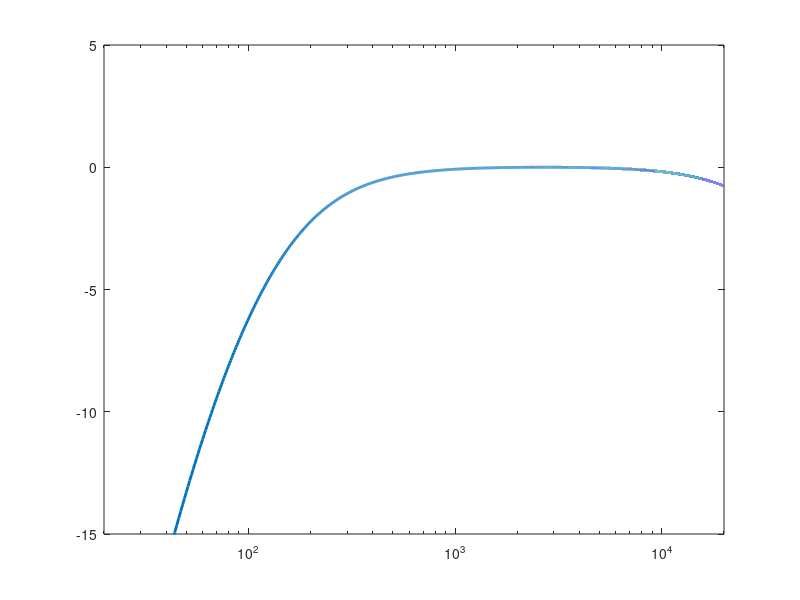
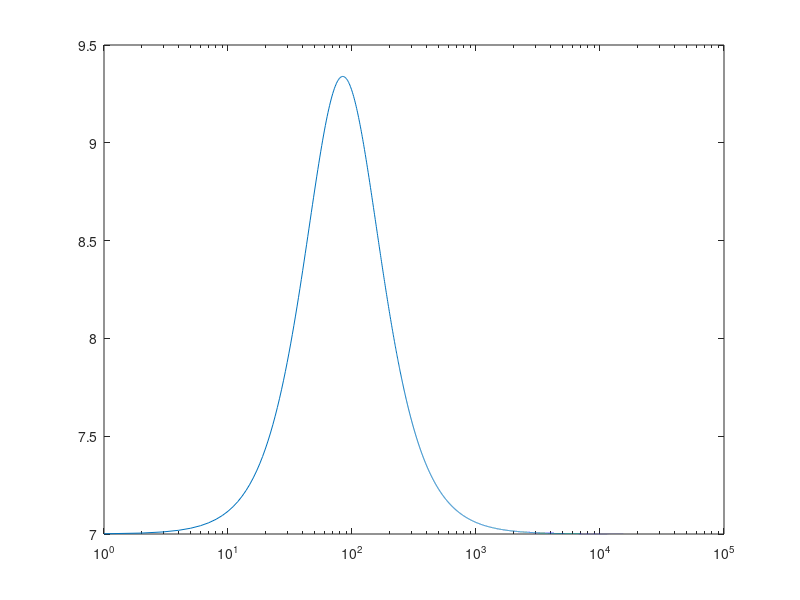
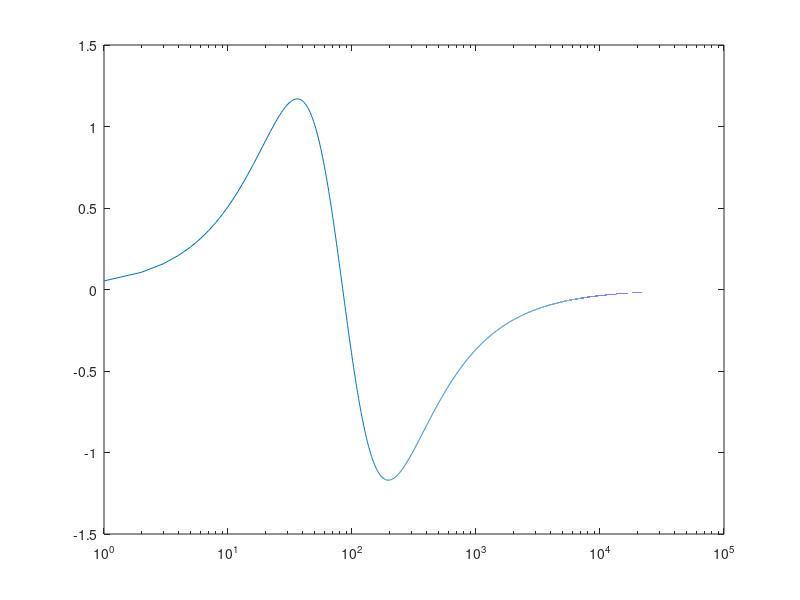
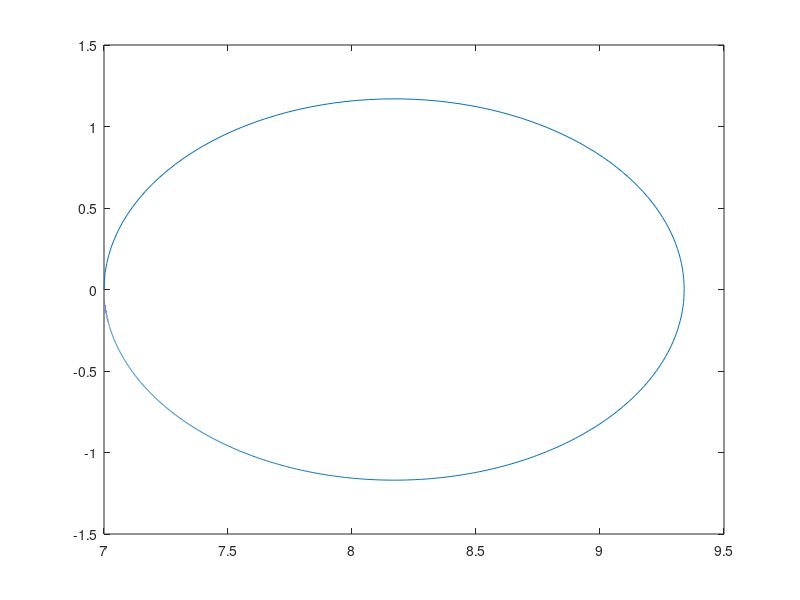

Here is the MATLAB script that generated these plots, in order:
clc; clear all; close all;
%%
%frequency matrix
fn = 0:1:24000; %frequency (hz)
w = 2*pi*fn;    %frequency (rad)

f0 = 84.8;  %resonant frequency
Qms = 2.55; %mechanical Q
Qes = 0.66; %electromagnetic Q 
Q = 0.53;   %total Q
BL = 3.18;  %BL product
m = 4.3e-3; %diaphragm mass
Vas = 0.00142;   %Compliance equivalent volume
A_d = 35.3e-4;   %cone surface area
Z_a = 4;    %nominal impedance
a = 2*25.4/1000; %driver radius

%impedances
R_m = 2*pi*f0*m./Q; 
Cm = 0.83e-3;
Z_moc = R_m + 1i*(w*m - 1./(w*Cm)); %mechanical impedance
R_e = 3;     %DC resistance
L_e = 0.28e-3;  %voice coil inductance
Z_e = R_e;
Z_eq = Z_a + Z_e + BL^2./(Z_moc);
Z_eq_mech = Z_moc + BL^2./(Z_a+Z_e);

figure(101)
semilogx(fn,real(Z_eq))
figure(102)
semilogx(fn,imag(Z_eq))
figure(103)
plot(real(Z_eq),imag(Z_eq))

%air and sound constants
rho = 1.21; %air density
c = 343;    %speed of sound
k = w/c;    %wave number

% box
V_box = 0.008;
C_box = V_box/(rho*c^2);
R_box = 10/A_d^2;
Z_box = - 1i*1./(w*C_box);

% radiation
R_rad = rho*c/A_d*(k*a).^2/2;
X_rad = rho*c/A_d*(k*a)*(8/3/pi);
Z_rad = R_rad + 1i*X_rad;
F = BL./(Z_a + Z_e);

v = F./(Z_eq_mech + Z_rad*(A_d^2) + Z_box*A_d^2);
PI_rad = 0.5*(R_rad*(A_d^2)).*v.^2;

figure(1)
semilogx(fn,10*log10(abs(PI_rad)/max(abs(PI_rad))),'LineWidth',2)
ylim([-15 5])
xlim([20 20000])


% %port
% A_p = A_d/4;
% L_port = 0.08;
% R_port = 5/A_d^2;
% m_port = rho*L_port/A_p;
% Z_port = R_port + 1i*w*m_port;
% 
% R_rad_port = rho*c/A_p*(k*a/2).^2/2;
% X_rad_port = rho*c/A_p*(k*a/2)*(8/3/pi);
% Z_rad_port = R_rad_port + 1i*X_rad_port;
% 
% Z_port_eq = 1./(1./(Z_port*A_d.^2 + Z_rad_port.*A_d^2) + 1./(Z_box*A_d^2));
% v_p = F./(Z_e+Z_moc+Z_rad*A_d^2+Z_port_eq);
% PI_radp = 0.5*(R_rad*(A_d^2)).*v_p.^2;
% semilogx(fn,log10(abs(PI_rad)/max(abs(PI_rad))),'LineWidth',2)
% hold on
% title('Simulated Frequency Response of Speaker with Enclosure')
% legend('No Port, Fully Sealed','2-Inch Dia Port')
% xlabel('Frequency (Hz)')
% ylabel('Sound Pressure Level (dB)')